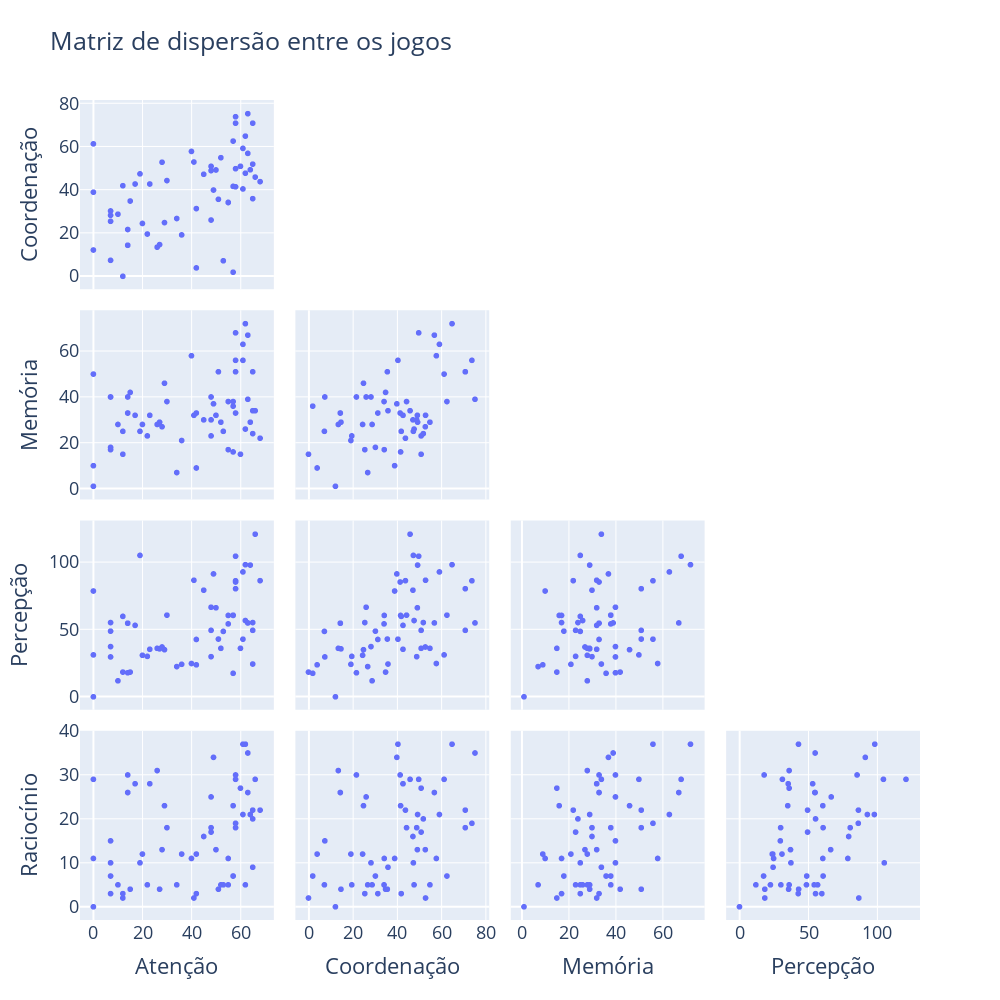

Notebook source saved alongside this figure:
### Markdown cell above
# Existe correlação de desempenho entre os jogos?

### Code cell
fig = px.scatter_matrix(df, dimensions=GAMES,
                  hover_data=['email'],
                  color_continuous_scale='matter',
                  title='Matriz de dispersão entre os jogos')

fig.update_traces(diagonal_visible=False, showupperhalf=False)
fig.update_layout(
    width=1000,
    height=1000,
    font=dict(
        size=18
    ),
)

### Figure 1 — Plotly figure (JSON) as saved in the notebook; plotly's stock layout.template omitted (floating-point values rounded to 4 significant figures)
{"data": [{"customdata": [["adrian@maildrop.cc"], ["ana@maildrop.cc"], ["arubatu_ainshutain@maildrop.cc"], ["bissiatti@maildrop.cc"], ["bruno_fornaro@maildrop.cc"], ["bryan@maildrop.cc"], ["caio@maildrop.cc"], ["cristini_zilio@maildrop.cc"], ["dwctor@maildrop.cc"], ["fabrício@maildrop.cc"], ["falqueto@maildrop.cc"], ["falqueto@maildrop.cc"], ["falqueto@maildrop.cc"], ["futtoutou@maildrop.cc"], ["giovani@maildrop.cc"], ["guilherme@maildrop.cc"], ["gustavo@maildrop.cc"], ["gustavo@maildrop.cc"], ["iara@maildrop.cc"], ["iodien@maildrop.cc"], ["j@maildrop.cc"], ["jairon_noia@maildrop.cc"], ["jotta@maildrop.cc"], ["jotta@maildrop.cc"], ["jotta@maildrop.cc"], ["laguardia42@maildrop.cc"], ["laguardia42@maildrop.cc"], ["laguardia42@maildrop.cc"], ["laguardia42@maildrop.cc"], ["laguardia42@maildrop.cc"], ["laguardia42@maildrop.cc"], ["laguardia42@maildrop.cc"], ["levy@maildrop.cc"], ["luca_escopelli@maildrop.cc"], ["ludmila@maildrop.cc"], ["martelo@maildrop.cc"], ["nicole@maildrop.cc"], ["pp@maildrop.cc"], ["pedroguinha@maildrop.cc"], ["quaid@maildrop.cc"], ["rafafa@maildrop.cc"], ["shai@maildrop.cc"], ["sharon@maildrop.cc"], ["sillas@maildrop.cc"], ["tokar@maildrop.cc"], ["usaiplimplim@maildrop.cc"], ["usuário@maildrop.cc"], ["vinícius_de_moraes@maildrop.cc"], ["zandremg@maildrop.cc"], ["zero@maildrop.cc"], ["carol@maildrop.cc"], ["dinho123@maildrop.cc"], ["felipponn@maildrop.cc"], ["iloveseventeen@maildrop.cc"], ["julinha@maildrop.cc"], ["llererdvcxrftezafxq@maildrop.cc"], ["luna_pereira@maildrop.cc"], ["marci@maildrop.cc"], ["venice@maildrop.cc"], ["violetta@maildrop.cc"], ["xy@maildrop.cc"], ["barrrafas@maildrop.cc"], ["outramaisa@maildrop.cc"], ["pintucci@maildrop.cc"]], "diagonal": {"visible": false}, "dimensions": [{"axis": {"matches": true}, "label": "Atenção", "values": [36, 7, 64, 7, 30, 7, 27, 57, 48, 20, 51, 61, 62, 19, 0, 55, 14, 14, 60, 17, 10, 48, 66, 49, 58, 57, 58, 58, 58, 63, 63, 61, 48, 29, 57, 65, 15, 28, 0, 7, 68, 42, 53, 50, 40, 62, 65, 42, 65, 12, 45, 12, 14, 22, 55, 41, 23, 34, 52, 0, 26, null, null, null]}, {"axis": {"matches": true}, "label": "Coordenação", "values": [19.2, 7.4, 49.4, 30.3, 44.4, 25.5, 14.7, 1.9, 51, 24.5, 35.7, 40.5, 65, 47.5, 12.2, 34.3, 14.4, 14.4, 51, 42.8, 28.8, 26.1, 46, 40, 41.5, 62.7, 71, 74, 49.9, 57, 75.4, 59.3, 49, 24.9, 41.7, 52, 34.9, 52.9, 39, 28.3, 43.9, 3.9, 7.2, 49.3, 57.9, 47.8, 36, 31.4, 71, 0, 47.3, 42, 21.7, 19.6, 34.2, 53, 42.8, 26.8, 55, 61.4, 13.5, null, null, null]}, {"axis": {"matches": true}, "label": "Memória", "values": [21, 40, 29, 18, 38, 17, 29, 36, 23, 28, 51, 56, 72, 25, 1, 17, 33, 33, 15, 32, 28, 40, 34, 37, 33, 38, 51, 56, 68, 67, 39, 63, 30, 46, 16, 24, 42, 27, 10, 40, 22, 9, 25, 32, 58, 26, 34, 33, 51, 15, 30, 25, 40, 23, 38, 32, 32, 7, 29, 50, 28, null, null, null]}, {"axis": {"matches": true}, "label": "Percepção", "values": [24.2, 29.7, 98.1, 48.9, 60.8, 55.3, 35.7, 17.5, 49.5, 30.9, 43, 42.9, 98.4, 105.3, 0, 60.6, 54.8, 54.8, 36.1, 53.2, 11.9, 66.7, 121.1, 91.5, 85.5, 60.8, 80.5, 86.4, 104.7, 55, 55, 93, 29.9, 35.1, 60.6, 55.3, 18.4, 37.1, 78.8, 37.4, 86.5, 23.8, 48.7, 66.3, 24.8, 56.8, 24.4, 42.7, 49.5, 18.4, 79.4, 59.9, 17.9, 30.1, 54.3, 86.8, 35.4, 22.5, 36.1, 31.2, 36.1, null, null, null]}, {"axis": {"matches": true}, "label": "Raciocínio", "values": [12, 15, 21, 7, 18, 3, 4, 7, 17, 12, 4, 37, 37, 10, 0, 11, 26, 26, 27, 28, 5, 25, 29, 34, 30, 7, 18, 19, 29, 26, 35, 21, 18, 23, 23, 20, 4, 13, 11, 10, 22, 12, 5, 13, 11, 5, 9, 3, 22, 2, 16, 3, 30, 5, 5, 2, 28, 5, 5, 29, 31, null, null, null]}], "hovertemplate": "%{xaxis.title.text}=%{x}<br>%{yaxis.title.text}=%{y}<br>email=%{customdata[0]}<extra></extra>", "legendgroup": "", "marker": {"color": "#636efa", "symbol": "circle"}, "name": "", "showlegend": false, "showupperhalf": false, "type": "splom"}], "layout": {"dragmode": "select", "font": {"size": 18}, "height": 1000, "legend": {"tracegroupgap": 0}, "title": {"text": "Matriz de dispersão entre os jogos"}, "width": 1000}}
